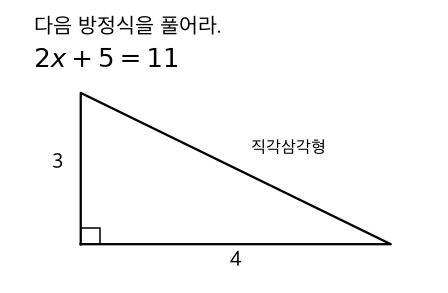
#> input picture dawoni/assets/selftest.png, 448 x 293 px
$ python -i perspective.py   (imports and definitions only)
#> lines starting #> are read from the running program, lines starting #| are printed output that depends on the picture; after the words box and inside, x2 and y2 are one past the last pixel; in counts of white or black regions, pixels touching at a corner belong together
#> further down, picture is the input picture: PIL image 448x293 RGBA; mean R, G, B, A 247.9, 247.9, 247.9, 255
# pyright: basic, reportMissingTypeStubs=false
"""비스듬히 찍은 답안지 사진의 원근 보정 (OpenCV).

종이(가장 큰 사각형 윤곽)를 찾아 정면에서 본 직사각형으로 편다. 확신이 없으면 손대지 않는다:
- 사각형이 사진 면적의 30% 미만이면 (종이를 못 찾음)
- 사각형이 사진 전체와 거의 같으면 (이미 반듯한 스캔)
잘못 펴는 것보다 원본이 낫기 때문이다.
"""

from __future__ import annotations

import cv2
import numpy as np
from PIL import Image

MIN_AREA_RATIO = 0.30
FULL_FRAME_RATIO = 0.95


def _order(pts: np.ndarray) -> np.ndarray:
    """네 점을 왼쪽 위, 오른쪽 위, 오른쪽 아래, 왼쪽 아래 순서로."""
    s = pts.sum(axis=1)
    d = np.diff(pts, axis=1).ravel()
    return np.array(
        [pts[np.argmin(s)], pts[np.argmin(d)], pts[np.argmax(s)], pts[np.argmax(d)]],
        dtype=np.float32,
    )


def find_paper(gray: np.ndarray) -> np.ndarray | None:
    """종이의 네 모서리 (없으면 None)."""
    h, w = gray.shape[:2]
#> h = 293; w = 448
    scale = 1000 / max(h, w)
#> scale = 2.23
    small = cv2.resize(gray, (int(w * scale), int(h * scale))) if scale < 1 else gray
    blur = cv2.GaussianBlur(small, (5, 5), 0)
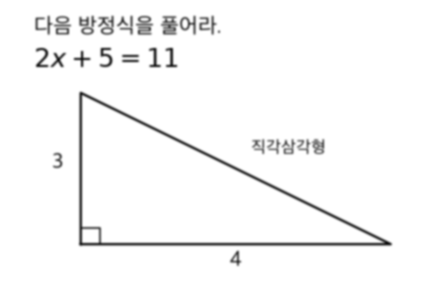
#> blur: shape (293, 448); min 18, max 255, mean 247.9
    edges = cv2.Canny(blur, 50, 150)
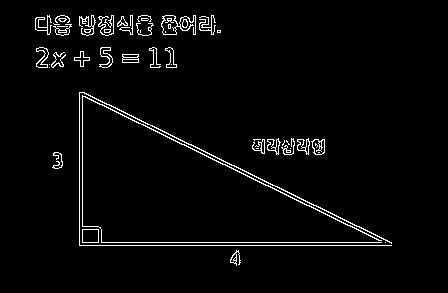
#> edges: shape (293, 448); 3% white in thin lines or dots, all inside (x1, y1, x2, y2) = (35, 15, 392, 266)
    edges = cv2.dilate(edges, np.ones((3, 3), np.uint8), iterations=2)
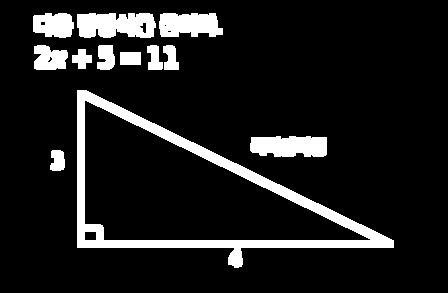
#> edges: shape (293, 448); 11.5% white; 12 white regions
    contours, _ = cv2.findContours(edges, cv2.RETR_EXTERNAL, cv2.CHAIN_APPROX_SIMPLE)
#> contours = 12 contours; largest, box (x1, y1, x2, y2) and area: (77, 90, 394, 268) 26740, (77, 13, 156, 38) 1593, (250, 136, 327, 157) 1326, (159, 13, 223, 37) 1195, (33, 13, 74, 38) 796
    area_total = small.shape[0] * small.shape[1]
#> area_total = 131264
    for c in sorted(contours, key=cv2.contourArea, reverse=True)[:5]:
        peri = cv2.arcLength(c, True)
        approx = cv2.approxPolyDP(c, 0.02 * peri, True)
        if len(approx) != 4 or not cv2.isContourConvex(approx):
            continue
        ratio = cv2.contourArea(approx) / area_total
        if ratio < MIN_AREA_RATIO or ratio > FULL_FRAME_RATIO:
            return None
        pts = approx.reshape(4, 2).astype(np.float32) / (scale if scale < 1 else 1)
        return _order(pts)
#> this loop made 5 passes
#> peri on passes 1 to 5: 905.9, 256.6, 206.2, 191.9, 127.5
    return None


def correct_perspective(im: Image.Image) -> tuple[Image.Image, bool]:
    """(보정된 이미지, 보정했는가)."""
    rgb = np.asarray(im.convert("RGB"))
    corners = find_paper(cv2.cvtColor(rgb, cv2.COLOR_RGB2GRAY))
    if corners is None:
        return im, False
    tl, tr, br, bl = corners
    width = int(max(np.linalg.norm(br - bl), np.linalg.norm(tr - tl)))
    height = int(max(np.linalg.norm(tr - br), np.linalg.norm(tl - bl)))
    if width < 200 or height < 200:
        return im, False
    dst = np.array([[0, 0], [width - 1, 0], [width - 1, height - 1], [0, height - 1]], np.float32)
    m = cv2.getPerspectiveTransform(corners, dst)
    warped = cv2.warpPerspective(rgb, m, (width, height), flags=cv2.INTER_CUBIC)
    return Image.fromarray(warped), True

>>> from PIL import Image
>>> picture = Image.open('../assets/selftest.png')
>>> result = correct_perspective(picture)
